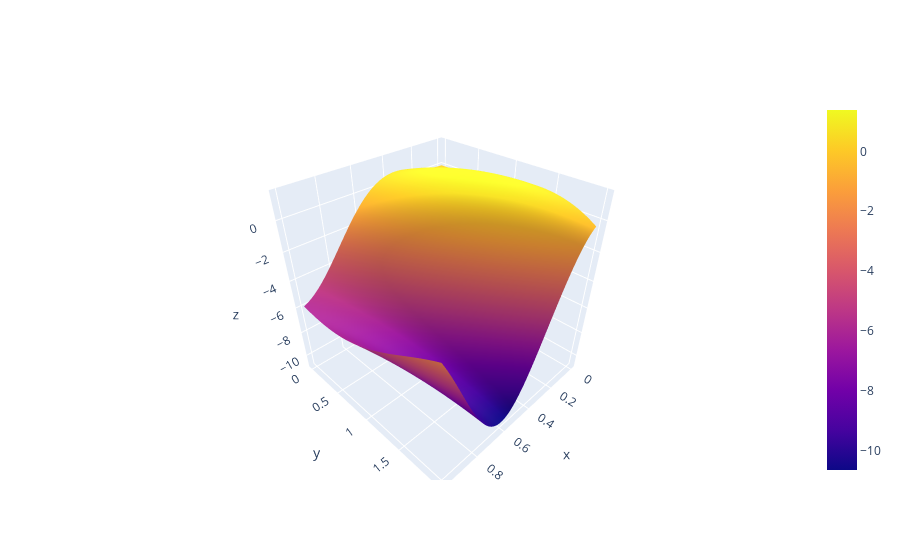

This figure's notebook cell:
### Code cell
# Plot surface u_true with x in [0,1] and y in [0,2]
x = np.linspace(0, 1, 100)
y = np.linspace(0, 2, 100)
X, Y = np.meshgrid(x, y)
Z = u_true(X, Y)
fig = go.Figure(data=[go.Surface(z=Z, x=X, y=Y)])
fig.show()

### Figure 1 — Plotly figure (JSON) as saved in the notebook; plotly's stock layout.template omitted (floating-point values rounded to 4 significant figures; data arrays with more than 128 entries replaced by an {"elided": "..."} marker saying what was removed)
{"data": [{"type": "surface", "x": {"elided": "100x100 float values"}, "y": {"elided": "100x100 float values"}, "z": {"elided": "100x100 float values"}}], "layout": {}}
